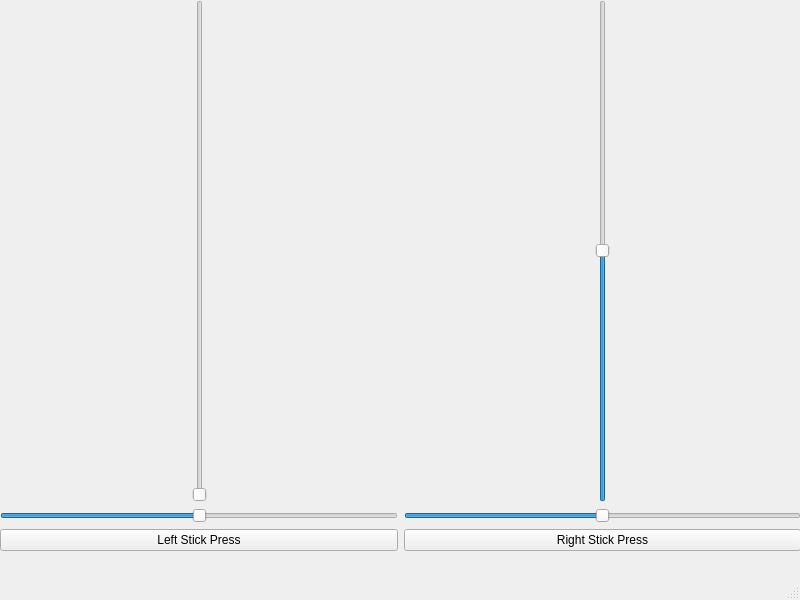
<?xml version="1.0" encoding="UTF-8"?>
<ui version="4.0">
 <class>MainWindow</class>
 <widget class="QMainWindow" name="MainWindow">
  <property name="geometry">
   <rect>
    <x>0</x>
    <y>0</y>
    <width>800</width>
    <height>600</height>
   </rect>
  </property>
  <property name="windowTitle">
   <string>MainWindow</string>
  </property>
  <widget class="QWidget" name="centralwidget">
   <widget class="QWidget" name="gridLayoutWidget">
    <property name="geometry">
     <rect>
      <x>0</x>
      <y>0</y>
      <width>801</width>
      <height>551</height>
     </rect>
    </property>
    <layout class="QGridLayout" name="gridLayout">
     <item row="1" column="0">
      <widget class="QSlider" name="yaw">
       <property name="maximum">
        <number>1023</number>
       </property>
       <property name="value">
        <number>512</number>
       </property>
       <property name="orientation">
        <enum>Qt::Horizontal</enum>
       </property>
      </widget>
     </item>
     <item row="0" column="1">
      <layout class="QHBoxLayout" name="horizontalLayout_2">
       <item>
        <spacer name="horizontalSpacer_3">
         <property name="orientation">
          <enum>Qt::Horizontal</enum>
         </property>
         <property name="sizeHint" stdset="0">
          <size>
           <width>40</width>
           <height>20</height>
          </size>
         </property>
        </spacer>
       </item>
       <item>
        <widget class="QSlider" name="pitch">
         <property name="maximum">
          <number>1023</number>
         </property>
         <property name="value">
          <number>512</number>
         </property>
         <property name="orientation">
          <enum>Qt::Vertical</enum>
         </property>
        </widget>
       </item>
       <item>
        <spacer name="horizontalSpacer_4">
         <property name="orientation">
          <enum>Qt::Horizontal</enum>
         </property>
         <property name="sizeHint" stdset="0">
          <size>
           <width>40</width>
           <height>20</height>
          </size>
         </property>
        </spacer>
       </item>
      </layout>
     </item>
     <item row="1" column="1">
      <widget class="QSlider" name="roll">
       <property name="maximum">
        <number>1023</number>
       </property>
       <property name="value">
        <number>512</number>
       </property>
       <property name="orientation">
        <enum>Qt::Horizontal</enum>
       </property>
      </widget>
     </item>
     <item row="0" column="0">
      <layout class="QHBoxLayout" name="horizontalLayout">
       <item>
        <spacer name="horizontalSpacer">
         <property name="orientation">
          <enum>Qt::Horizontal</enum>
         </property>
         <property name="sizeHint" stdset="0">
          <size>
           <width>40</width>
           <height>20</height>
          </size>
         </property>
        </spacer>
       </item>
       <item>
        <widget class="QSlider" name="thrust">
         <property name="maximum">
          <number>1023</number>
         </property>
         <property name="orientation">
          <enum>Qt::Vertical</enum>
         </property>
        </widget>
       </item>
       <item>
        <spacer name="horizontalSpacer_2">
         <property name="orientation">
          <enum>Qt::Horizontal</enum>
         </property>
         <property name="sizeHint" stdset="0">
          <size>
           <width>40</width>
           <height>20</height>
          </size>
         </property>
        </spacer>
       </item>
      </layout>
     </item>
     <item row="2" column="0">
      <widget class="QPushButton" name="btn1">
       <property name="text">
        <string>Left Stick Press</string>
       </property>
      </widget>
     </item>
     <item row="2" column="1">
      <widget class="QPushButton" name="btn2">
       <property name="text">
        <string>Right Stick Press</string>
       </property>
      </widget>
     </item>
    </layout>
   </widget>
  </widget>
  <widget class="QMenuBar" name="menubar">
   <property name="geometry">
    <rect>
     <x>0</x>
     <y>0</y>
     <width>800</width>
     <height>22</height>
    </rect>
   </property>
  </widget>
  <widget class="QStatusBar" name="statusbar"/>
 </widget>
 <resources/>
 <connections/>
</ui>
